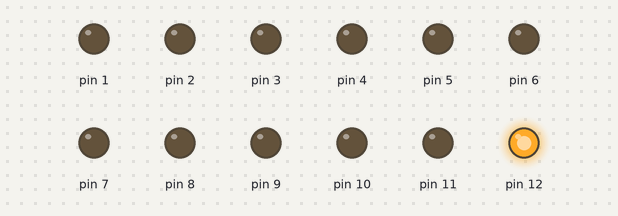
A sketch run on a simulated Arduino Uno, built with avr-gcc and run on an emulated ATmega328P. On the bench: output pins drawn as LEDs (lit = HIGH).

Above: at 0.5 s.
At 1.5 s:
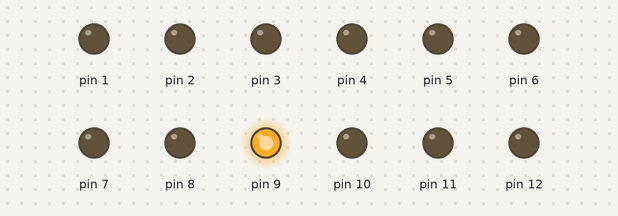
At 2.5 s:
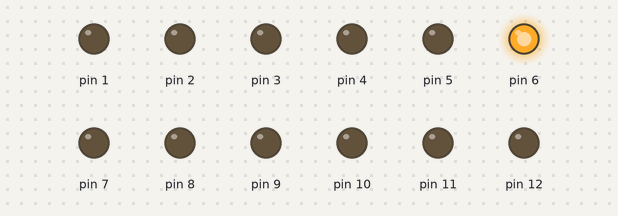
At 3.5 s:
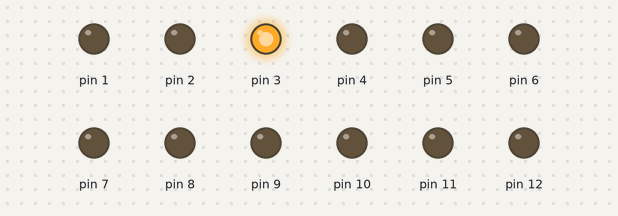
Timing chart, 0 to 5.2 s (numbered marks = the images above):
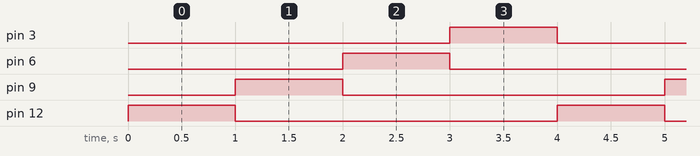

Measured:
- by itself, pin 3, pin 6, pin 9, pin 12: alternates HIGH for 1.0 s and LOW for 3.0 s
- by itself, everything shown: repeats every 4.0 s, in 5 steps

The sketch:

Ejercicio2.1_Pin_3_6_9_12_.ino
```cpp
void setup() {

  for (int i = 1; i < 13; i++) {
    pinMode(i, OUTPUT);
  }

}

void loop() {
  int ap = 0;
  for (int i = 12; i > 0; i-=3) {
    ap = i + 3;
    digitalWrite(ap, LOW);
    digitalWrite(i, HIGH);
    delay(1000);
    if (i == 3) {
      digitalWrite(3, LOW);
    }
  }
}
```
